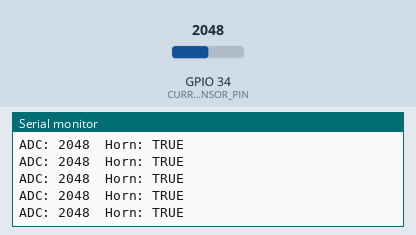
Recording of a sketch running on a simulated ESP32. Parts: the last lines printed to the serial monitor. Inputs (shaded band) come from the test bench; at power-on: GPIO 34 (CURRENT_SENSOR_PIN) = 2048.

Above: at 1.2 s.
1.3 s: GPIO 34 (CURRENT_SENSOR_PIN) set to 2668
At 1.31 s:
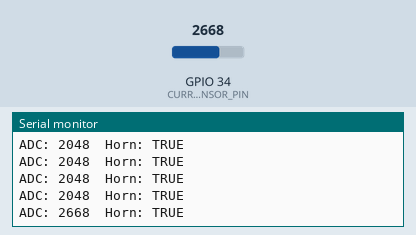
2.8 s: GPIO 34 (CURRENT_SENSOR_PIN) set to 2753
At 2.81 s:
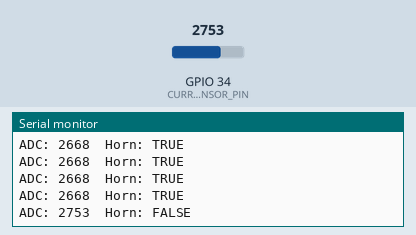

Measured:
- the behaviour switches between 2698 and 2699 on GPIO 34 (CURRENT_SENSOR_PIN) (found by bisection; images 1 and 2)
- after the input at 1.3 s, the serial monitor: prints a new line at once (image 1)
- after the input at 2.8 s, the serial monitor: prints a new line at once (image 2)

The sketch:

ACS_DeskCheck_MinVal.ino
```cpp
const int CURRENT_SENSOR_PIN = 34;

void setup() {
  Serial.begin(115200);
}

void loop() {

  int rawADC = analogRead(CURRENT_SENSOR_PIN);

  bool hornActive = false;

  if(rawADC < 2699)
  {
    hornActive = true;
  }

  Serial.print("ADC: ");
  Serial.print(rawADC);

  Serial.print("  Horn: ");

  if(hornActive)
    Serial.println("TRUE");
  else
    Serial.println("FALSE");

  delay(100);
}
```
